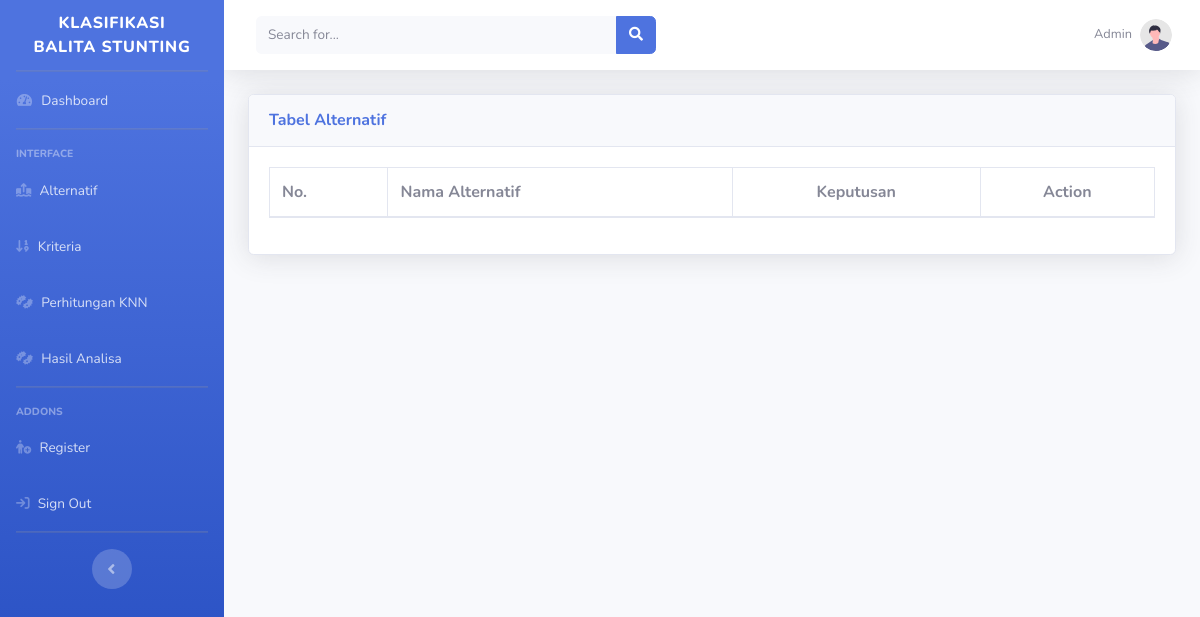
Page /admin/hasil.php (signed in) on the earlier database version.
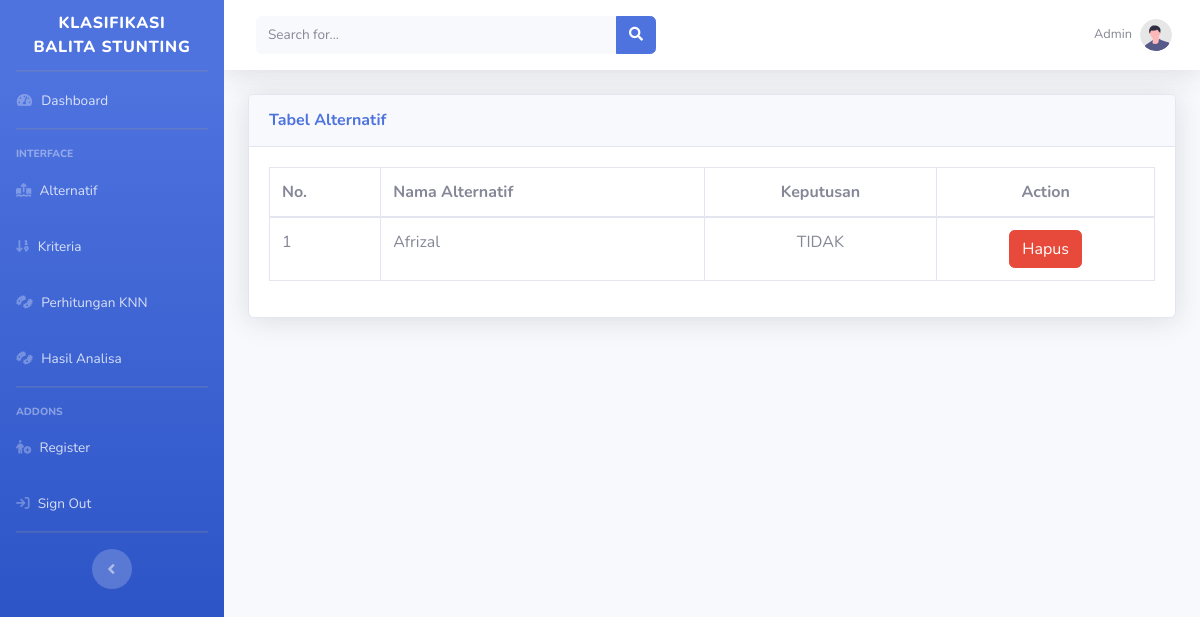
Same page on the later database version.
### tables this page shows
CREATE TABLE `tb_hasil` (
  `id_hasil` int(11) NOT NULL,
  `nama_alternatif` varchar(50) NOT NULL,
  `keputusan_training` varchar(50) NOT NULL
);

### admin/hasil.php (the view)
<?php
include 'header.php';
?>
<div class='card shadow mb-2'>
    <div class='card-header py-3'>
        <h6 class='m-0 font-weight-bold text-primary'>Tabel Alternatif</h6>
    </div>
    <div class='card-body'>
        <div class='table-responsive'>
            <table class='table table-bordered' id='dataTable' width='100%' cellspacing='0'>
                <thead>
                    <tr>
                        <th>No.</th>
                        <th>Nama Alternatif</th>
                        <th class="text-center">Keputusan</th>
                        <th class="text-center">Action</th>
                    </tr>
                </thead>
                <tbody>
                    <?php
$data = mysqli_query($db, "SELECT * FROM tb_hasil ORDER BY id_hasil asc");
$no = 1;
while ($a = mysqli_fetch_array($data)) {
    ?>
                    <tr>
                        <td><?=$no++;?></td>
                        <td><?=$a['nama_alternatif'];?></td>
                        <td class="text-center"><?=$a['keputusan_training'];?></td>
                        <td class="text-center">
                            <a href="hasil-hapus.php?id_hasil=<?=$a['id_hasil'];?>&proses=proseshapus"
                                class="btn btn-danger">Hapus</a>
                        </td>
                    </tr>
                    <?php
}
?>
                </tbody>
            </table>
        </div>
    </div>
</div>
</div>
<?php
include 'footer.php';
?>

Differences in the rows shown:
added tb_hasil: nama_alternatif "Afrizal", keputusan_training "TIDAK"
